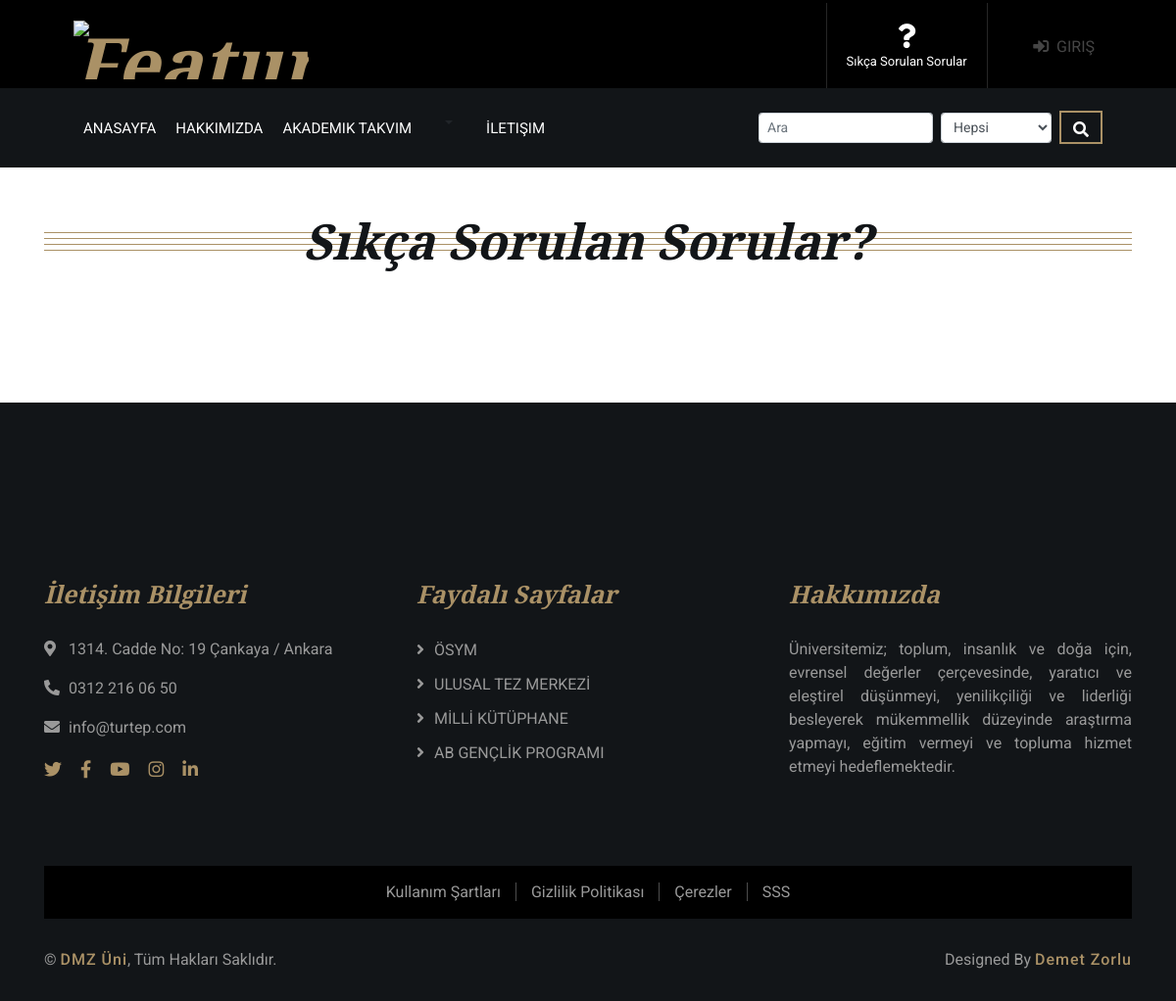
Before: /faqs/ with the older database file.
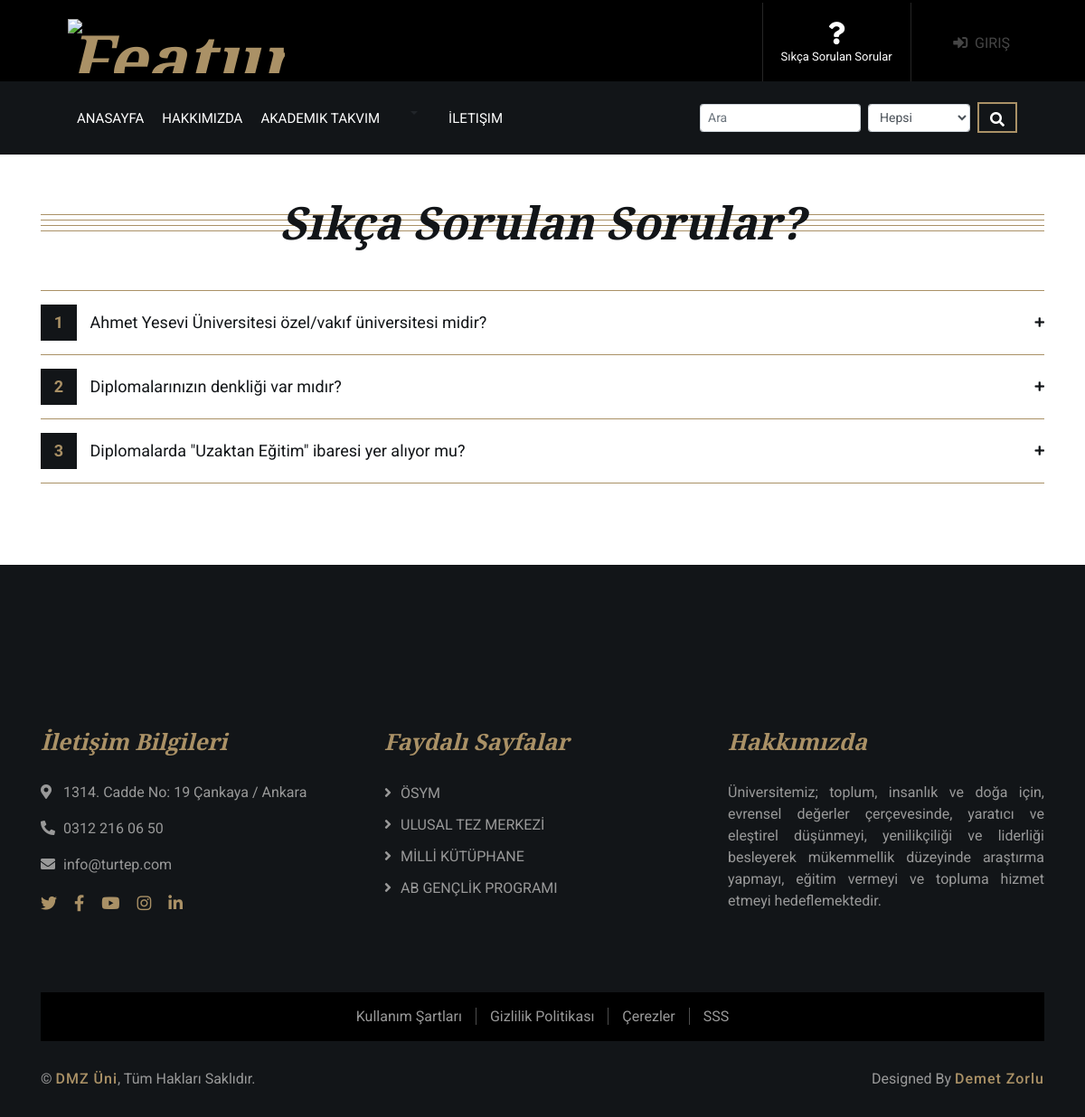
After: the same page with the newer database file.
### home/models.py (models this page shows, shortened)
class FAQ(models.Model):
    STATUS = (
        ('True', 'Evet'),
        ('False', 'Hayır'),
    )
    ordernumber = models.IntegerField()
    question = models.CharField(max_length=150)
    answer = models.TextField(max_length=255)
    status = models.CharField(max_length=10, choices=STATUS)
    created_at = models.DateTimeField(auto_now_add=True)
    updated_at = models.DateTimeField(auto_now=True)

### home/views.py (the view)
# urls.py: path('faqs/', include('home.urls')),
def faqs(request):
    menu = Menu.objects.filter(status="True")
    menusearch = Menu.objects.all()
    faqs = FAQ.objects.filter(status="True").order_by('ordernumber')
    context = {'menu': menu,
               'menusearch': menusearch,
               'page': 'faqs',
               'pagename': 'Sıkça Sorulan sorular',
               'faqs': faqs,
               }
    return render(request, 'faqs.html', context)

### home/templates/faqs.html (shortened to what this page needs)
{% extends "homebase.html" %}
{% block content %}
    {% load static %}
    <div class="faqs">
        <div class="container">
            <div class="row">
                <div class="col-md-12">
                    <div class="section-header">
                        <h2>Sıkça Sorulan Sorular?</h2>
                    </div>
                    <div id="accordion">
                        {% if faqs %}
                            {% for rs in faqs %}
                                <div class="card">
                                    <div class="card-header">
                                        <a class="card-link" data-toggle="collapse" href="#collapseOne{{ rs.id }}">
                                            <span>{{ rs.ordernumber}}</span> {{ rs.question}}
                                        </a>
                                    </div>
                                </div>
                            {% endfor %}
                        {% endif %}
                    </div>
                </div>
            </div>
        </div>
    </div>
{% endblock %}

Changed rows visible on the page:
added FAQ: ordernumber "1", question "Ahmet Yesevi Üniversitesi özel/vakıf üniversitesi midir?"
added FAQ: ordernumber "2", question "Diplomalarınızın denkliği var mıdır?"
added FAQ: ordernumber "3", question "Diplomalarda \"Uzaktan Eğitim\" ibaresi yer alıyor mu?"
